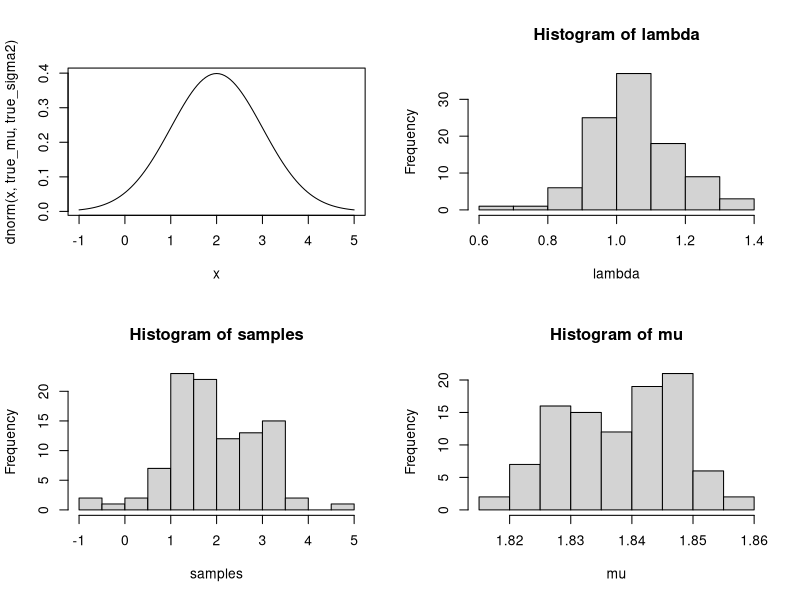

Write the R code that produced this figure.
# variational_approximation_to_univariate_gaussian.R
# Author: Mark Greenaway

# This is the very first model I've ever tried to fit using variational approximations.
# This code is based entirely on the example from Section 21.5.1 on page 742 of
# Machine Learning: A Probabilistic Perspective

# Generate samples from true distribution x ~ N(2, 1^2) ----
true_mu = 2
true_sigma2 = 1^2
N = 100
x = rnorm(N, true_mu, true_sigma2)

mu_0 = 3
K_0 = 1/5
a_0 = 1
b_0 = 1
xbar = mean(x)

# These parameters are fixed ----
mu_N = (K_0 * mu_0 + N * xbar)/(K_0 + N)
a_N = a_0 + (N+1)/2

E_mu = function(mu_N)
{
  return(mu_N)
}

E_mu2 = function(mu_N, K_N)
{
  return(1/K_N + mu_N^2)
}

# Initialise ----
# Idea: Use MLE to initialise
K_N = K_0
b_N = b_0
# Iteratively update until convergence ----
i = 1
likelihood = rep(NA, 1000)
while (TRUE) {
  K_N_last = K_N
  b_N_last = b_N
  
  K_N = (K_0 + N) * a_N/b_N
  b_N = b_0 + K_0*(E_mu2(mu_N, K_N) + mu_0*mu_0 - 2*E_mu(mu_N) * mu_0) + 0.5*(sum(x*x + E_mu2(mu_N, K_N) - 2*E_mu(mu_N)*x))
  #likelihood[i] = 1/2*log(1/K_N) + log(gamma(a_N)) - a_N*log(b_N)
  likelihood[i] = -0.5*log(K_N) + lgamma(a_N) - a_N*log(b_N)
  
  print(paste("Iteration", i, ":", "K_N", K_N, "b_N", b_N, "lik", likelihood[i]))
  i = i + 1
  if (isTRUE(all.equal(K_N, K_N_last)) && isTRUE(all.equal(b_N, b_N_last)))
    break
  
  if (i > 99) 
    break
}
# FIXME: The likelihood does not monotonically increase! The theory guarantees that it must,
# so something must be wrong - either in the maths or the code.

# Compare the true distribution with the distribution that we fit graphically ----
par(mfrow=c(2,2))
curve(dnorm(x, true_mu, true_sigma2), from=2-3, to=2+3)
lambda = rep(NA, N)
mu = rep(NA, N)
samples = rep(NA, N)
for(i in 1:N) {
  lambda[i] = rgamma(1, a_N, b_N)
  mu[i] = rnorm(1, mu_N, 1/(K_N*lambda))
  samples[i] = rnorm(1, mu[i], 1/lambda[i])
}
hist(lambda)
hist(samples, xlim=c(-1, 5))
hist(mu)

# Try John Ormerod's variant ----
# This code actually works correctly.
# Let X ~ N(mu, sigma2)
# mu ~ N(mu_mu, sigma_mu^2)
# sigma2 ~ IG(A,B)
# Initialise ----
mu_mu = 0
sigma2_mu = 10^8
A = 1/100
B = 1/100
n = 20
x = rnorm(n, 100, 15)
xbar = mean(x)
B_q_sigma2 = 1
# Iterate ----

last_log_likelihood = -1e8
while (TRUE) {
  sigma2_q_mu = (n*(A + n/2)/B_q_sigma2 + 1/sigma2_mu)^{-1}
  mu_q_mu = (n*xbar*(A+n/2)/B_q_sigma2+mu_mu/sigma2_mu)*sigma2_q_mu
  B_q_sigma2 = B + 1/2*(sum((x - mu_q_mu)^2)+n*sigma2_q_mu)
  log_likelihood = 1/2-n/2*log(2*pi)+1/2*log(sigma2_q_mu/sigma2_mu) - ((mu_q_mu - mu_mu)^2 + sigma2_q_mu)/(2*sigma2_mu)
  print(c(sigma2_q_mu, mu_q_mu, B_q_sigma2, log_likelihood))
  if (log_likelihood <= last_log_likelihood)
    break
  last_log_likelihood = log_likelihood
}
